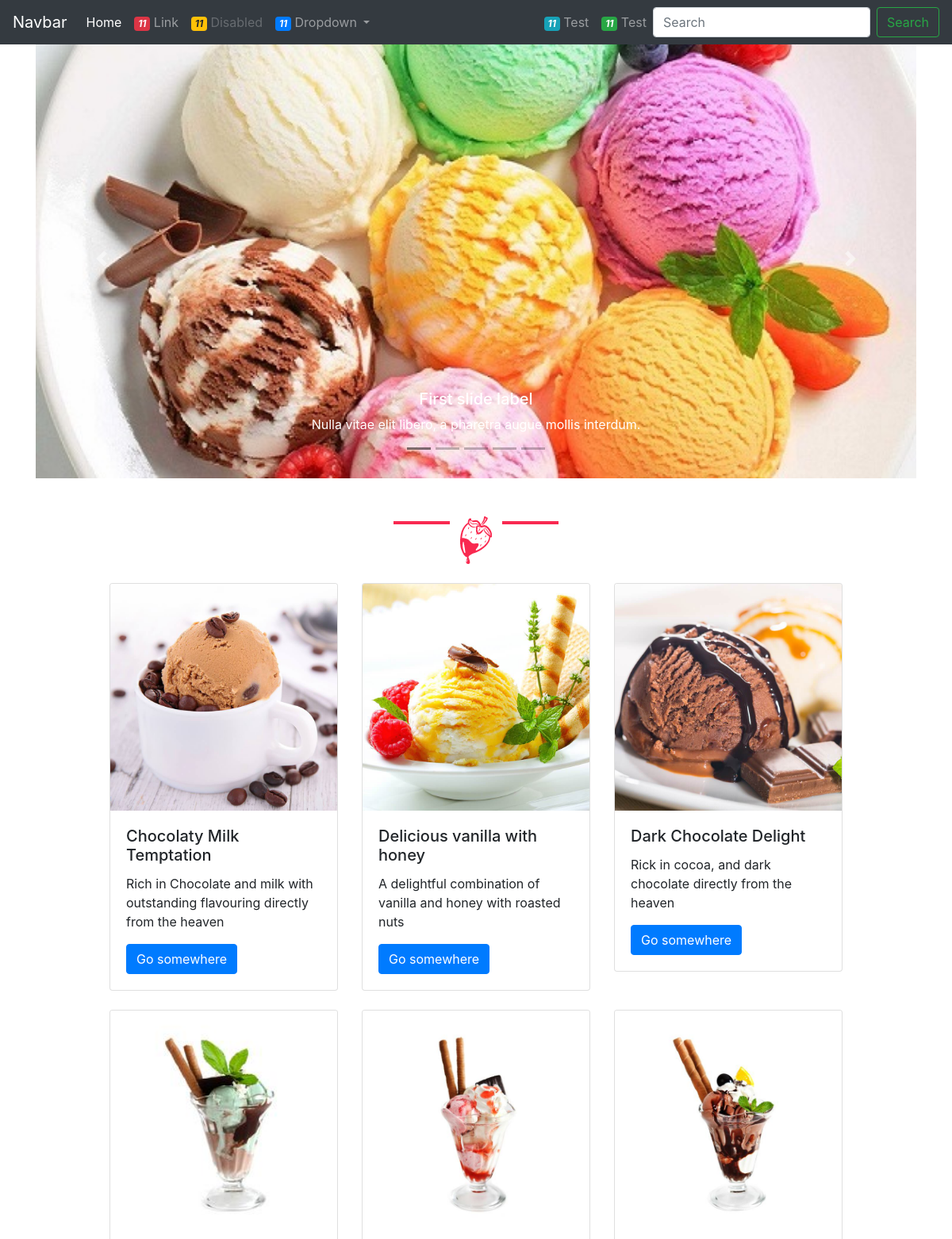
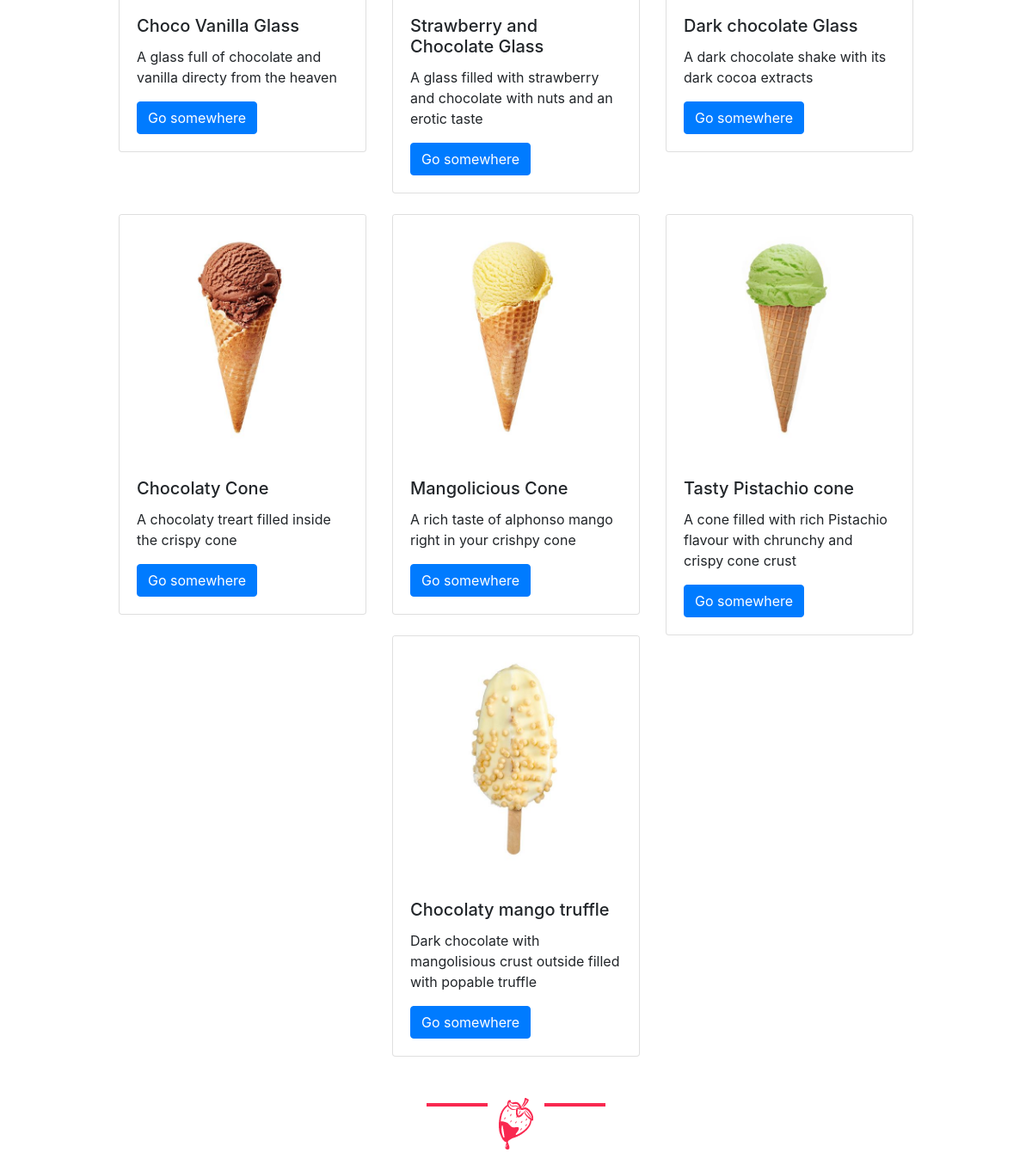
The app's page /shop/ with its own data (2 pictures, top to bottom).
### shop/models.py (models this page shows, shortened)
class Product(models.Model):
    product_id      = models.AutoField(primary_key=True)
    product_name    = models.CharField(max_length=50)
    product_desc    = models.CharField(max_length=300)
    product_price   = models.IntegerField(default= 0)
    product_flavour = models.CharField(max_length=50, default="")
    product_image   = models.ImageField(upload_to="shop/images", default="")
    pub_date        = models.DateTimeField()

### shop/views.py (the view)
# urls.py: path('', views.index, name="ShopHome"),
def index(request):
    products = Product.objects.all()
    print(products[0].product_desc)
    context = {"products": products, }
    return render(request, "shop/index.html", context)

### shop/templates/shop/index.html (shortened to what this page needs)
{% extends 'shop/base.html' %}
{% block content %}
{% load static %}
<div class="container my-5">
  <div id="carouselExampleCaptions" class="carousel slide" data-ride="carousel">
    <ol class="carousel-indicators" >
      <li data-target="#carouselExampleCaptions" data-slide-to="0" class="active" style="background-color: rgba(0,0,0,0.5)"></li>
      <li data-target="#carouselExampleCaptions" data-slide-to="1" style="background-color: rgba(0,0,0,0.5)"></li>
      <li data-target="#carouselExampleCaptions" data-slide-to="2" style="background-color: rgba(0,0,0,0.5)"></li>
      <li data-target="#carouselExampleCaptions" data-slide-to="3" style="background-color: rgba(0,0,0,0.5)"></li>
      <li data-target="#carouselExampleCaptions" data-slide-to="4" style="background-color: rgba(0,0,0,0.5)"></li>
    </ol>
  <div class="carousel-inner">
    <div class="carousel-item active">
      <img src="{% static 'shop/images/1.1.jpg' %}" class="d-block w-100" alt="...">
      <div class="carousel-caption d-none d-md-block">
        <h5>First slide label</h5>
        <p>Nulla vitae elit libero, a pharetra augue mollis interdum.</p>
      </div>
    </div>
  </div>
  <a class="carousel-control-prev" href="#carouselExampleCaptions" role="button" data-slide="prev">
    <span class="carousel-control-prev-icon" aria-hidden="true"></span>
  </a>
  <a class="carousel-control-next" href="#carouselExampleCaptions" role="button" data-slide="next">
    <span class="carousel-control-next-icon" aria-hidden="true"></span>
  </a>
</div>
  </div>
<center><image src="{% static 'shop/images/logo.png' %}" pad-y="4px" /></center>
<div class="container my-4"  >
  <div class="row justify-content-md-center my-4" >
    <div class="col-sm col-md-auto">
      <div class="card" style="width: 18rem;">
        <img src="/media/{{products.0.product_image}}" class="card-img-top" alt="...">
        <div class="card-body">
          <h5 class="card-title">{{products.0.product_name}}</h5>
          <p class="card-text">{{products.0.product_desc}}</p>
          <a href="#" class="btn btn-primary">Go somewhere</a>
        </div>
      </div>
    </div>
    <div class="col-sm col-md-auto">
      <div class="card" style="width: 18rem;">
        <img src="/media/{{products.1.product_image}}" class="card-img-top" alt="...">
        <div class="card-body">
          <h5 class="card-title">{{products.1.product_name}}</h5>
          <p class="card-text">{{products.1.product_desc}}</p>
          <a href="#" class="btn btn-primary">Go somewhere</a>
        </div>
      </div>
    </div>
    <div class="col-sm col-md-auto">
      <div class="card" style="width: 18rem;">
        <img src="/media/{{products.2.product_image}}" class="card-img-top" alt="...">
        <div class="card-body">
          <h5 class="card-title">{{products.2.product_name}}</h5>
          <p class="card-text">{{products.2.product_desc}}</p>
          <a href="#" class="btn btn-primary">Go somewhere</a>
        </div>
      </div>
    </div>
  </div>
</div>
<div class="container my-4">
  <div class="row justify-content-md-center" >
    <div class="col-sm col-md-auto">
      <div class="card" style="width: 18rem;">
        <img src="/media/{{products.3.product_image}}" class="card-img-top" alt="...">
        <div class="card-body">
          <h5 class="card-title">{{products.3.product_name}}</h5>
          <p class="card-text">{{products.3.product_desc}}</p>
          <a href="#" class="btn btn-primary">Go somewhere</a>
        </div>
      </div>
    </div>
    <div class="col-sm col-md-auto">
      <div class="card" style="width: 18rem;">
        <img src="/media/{{products.4.product_image}}" class="card-img-top" alt="...">
        <div class="card-body">
          <h5 class="card-title">{{products.4.product_name}}</h5>
          <p class="card-text">{{products.4.product_desc}}</p>
          <a href="#" class="btn btn-primary">Go somewhere</a>
        </div>
      </div>
    </div>
    <div class="col-sm col-md-auto">
      <div class="card" style="width: 18rem;">
        <img src="/media/{{products.5.product_image}}" class="card-img-top" alt="...">
        <div class="card-body">
          <h5 class="card-title">{{products.5.product_name}}</h5>
          <p class="card-text">{{products.5.product_desc}}</p>
          <a href="#" class="btn btn-primary">Go somewhere</a>
        </div>
      </div>
    </div>
  </div>
</div>
<div class="container my-4" >
  <div class="row justify-content-md-center" >
    <div class="col-sm col-md-auto">
      <div class="card" style="width: 18rem;">
        <img src="/media/{{products.6.product_image}}" class="card-img-top" alt="...">
        <div class="card-body">
          <h5 class="card-title">{{products.6.product_name}}</h5>
          <p class="card-text">{{products.6.product_desc}}</p>
          <a href="#" class="btn btn-primary">Go somewhere</a>
        </div>
      </div>
    </div>
    <div class="col-sm col-md-auto">
      <div class="card" style="width: 18rem;">
        <img src="/media/{{products.7.product_image}}" class="card-img-top" alt="...">
        <div class="card-body">
          <h5 class="card-title">{{products.7.product_name}}</h5>
          <p class="card-text">{{products.7.product_desc}}</p>
          <a href="#" class="btn btn-primary">Go somewhere</a>
        </div>
      </div>
    </div>
    <div class="col-sm col-md-auto">
      <div class="card" style="width: 18rem;">
        <img src="/media/{{products.8.product_image}}" class="card-img-top" alt="...">
        <div class="card-body">
          <h5 class="card-title">{{products.8.product_name}}</h5>
          <p class="card-text">{{products.8.product_desc}}</p>
          <a href="#" class="btn btn-primary">Go somewhere</a>
        </div>
      </div>
    </div>
  </div>
  <div class="row justify-content-md-center" >
    <div class="col-sm col-md-auto">
      <div class="card" style="width: 18rem;">
        <img src="/media/{{products.9.product_image}}" class="card-img-top" alt="...">
        <div class="card-body">
          <h5 class="card-title">{{products.9.product_name}}</h5>
          <p class="card-text">{{products.9.product_desc}}</p>
          <a href="#" class="btn btn-primary">Go somewhere</a>
        </div>
      </div>
    </div>
  </div>
</div>
<br>
<center><image src="{% static 'shop/images/logo.png' %}" pad-y="4px"></center>
<br>
{% endblock %}

### shop/templates/shop/base.html (shortened to what this page needs)
<!doctype html>
<html lang="en">
  <head>
    {% load static %}
    <link rel="stylesheet" href="https://stackpath.bootstrapcdn.com/bootstrap/4.5.0/css/bootstrap.min.css">
    <link href="//maxcdn.bootstrapcdn.com/bootstrap/4.1.1/css/bootstrap.min.css" rel="stylesheet" id="bootstrap-css">
  </head>
<body>
    {% include 'shop/navbar.html' %}
    {% block content%}{% endblock %}
  </body>
</html>

### shop/templates/shop/navbar.html (shortened to what this page needs)
<nav
  class="navbar navbar-icon-top navbar-expand-lg navbar-dark bg-dark fixed-top"
  style="position: top"
>
  <a class="navbar-brand" href="#">Navbar</a>
  <div class="collapse navbar-collapse" id="navbarSupportedContent">
    <ul class="navbar-nav mr-auto">
      <li class="nav-item active">
        <a class="nav-link" href="#">
          Home
        </a>
      </li>
      <li class="nav-item">
        <a class="nav-link" href="#">
          <i class="fa fa-envelope-o">
            <span class="badge badge-danger">11</span>
          </i>
          Link
        </a>
      </li>
      <li class="nav-item">
        <a class="nav-link disabled" href="#">
          <i class="fa fa-envelope-o">
            <span class="badge badge-warning">11</span>
          </i>
          Disabled
        </a>
      </li>
      <li class="nav-item dropdown">
        <a
          class="nav-link dropdown-toggle"
          href="#"
          id="navbarDropdown"
          role="button"
          data-toggle="dropdown"
          aria-haspopup="true"
          aria-expanded="false"
        >
          <i class="fa fa-envelope-o">
            <span class="badge badge-primary">11</span>
          </i>
          Dropdown
        </a>
      </li>
    </ul>
    <ul class="navbar-nav">
      <li class="nav-item">
        <a class="nav-link" href="#">
          <i class="fa fa-bell">
            <span class="badge badge-info">11</span>
          </i>
          Test
        </a>
      </li>
      <li class="nav-item">
        <a class="nav-link" href="#">
          <i class="fa fa-globe">
            <span class="badge badge-success">11</span>
          </i>
          Test
        </a>
      </li>
    </ul>
    <form class="form-inline my-2 my-lg-0">
      <input
        class="form-control mr-sm-2"
        type="text"
        placeholder="Search"
        aria-label="Search"
      />
      <button class="btn btn-outline-success my-2 my-sm-0" type="submit">
        Search
      </button>
    </form>
  </div>
</nav>

### records on screen
Product: product_image (picture), product_name "Chocolaty Milk Temptation", product_desc "Rich in Chocolate and milk with outstanding flavouring directly from the heaven"
Product: product_image (picture), product_name "Delicious vanilla with honey", product_desc "A delightful combination of vanilla and honey with roasted nuts"
Product: product_image (picture), product_name "Dark Chocolate Delight", product_desc "Rick in cocoa, and dark chocolate directly from the heaven"
Product: product_image (picture), product_name "Choco Vanilla Glass", product_desc "A glass full of chocolate and vanilla directy from the heaven"
Product: product_image (picture), product_name "Strawberry and Chocolate Glass", product_desc "A glass filled with strawberry and chocolate with nuts and an erotic taste"
Product: product_image (picture), product_name "Dark chocolate Glass", product_desc "A dark chocolate shake with its dark cocoa extracts"
Product: product_image (picture), product_name "Chocolaty Cone", product_desc "A chocolaty treart filled inside the crispy cone"
Product: product_image (picture), product_name "Mangolicious Cone", product_desc "A rich taste of alphonso mango right in your crishpy cone"
Product: product_image (picture), product_name "Tasty Pistachio cone", product_desc "A cone filled with rich Pistachio flavour with chrunchy and crispy cone crust"
Product: product_image (picture), product_name "Chocolaty mango truffle", product_desc "Dark chocolate with mangolisious crust outside filled with popable truffle"
